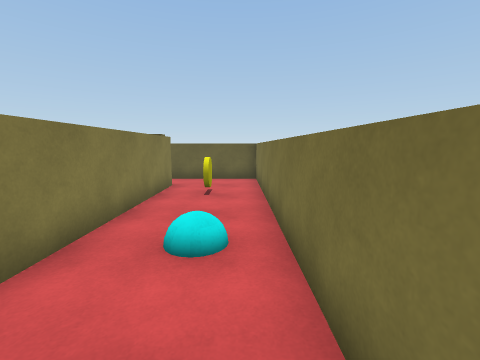
View 1 (above)

22 first-person views from a walk through a Unity game level. The camera is 1.5 m above the floor, tilts 8° down and sees 90° across. The floor is counted in squares, 1 m on a side. Each view is taken from the middle of a square. On the plan, view 1 faces up. The plan holds only what a view shows up to about 13 squares ahead; the rest is blank. The place goes on beyond the plan. The player is left out.

View 2
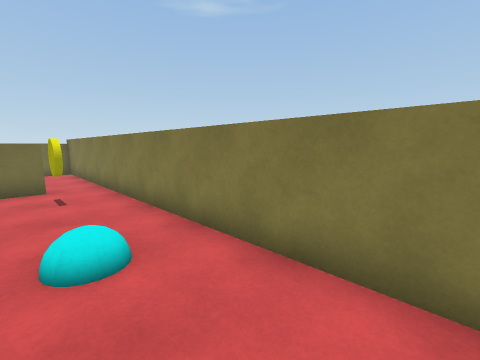

View 3
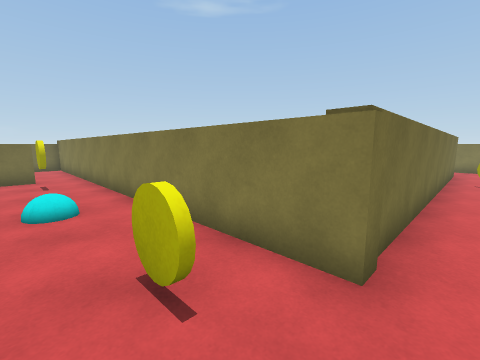

View 4
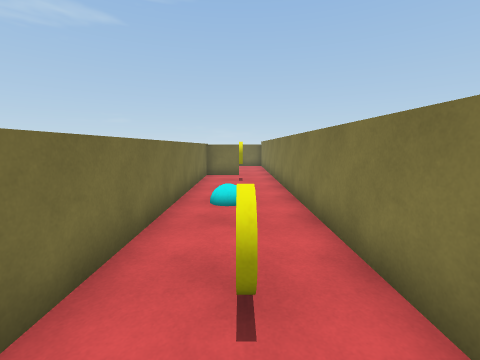

View 5
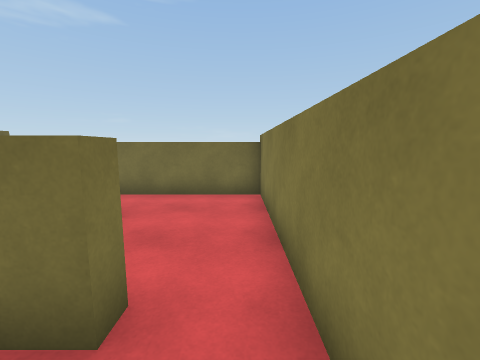

View 6
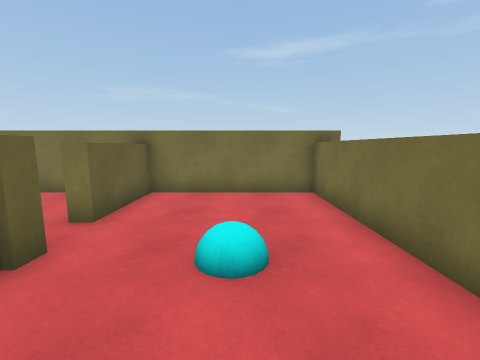

View 7
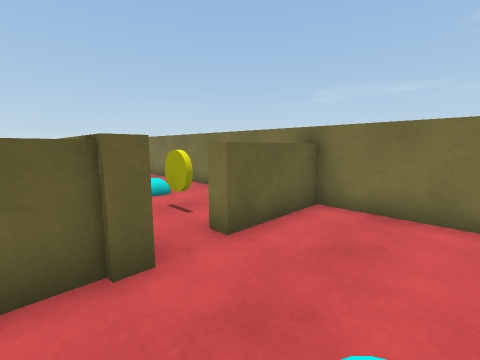

View 8
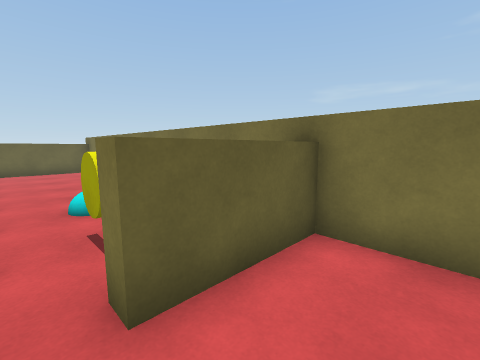

View 9
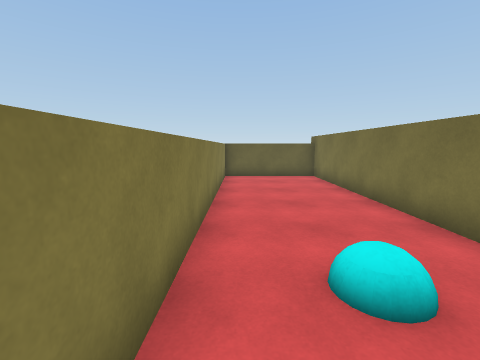

View 10
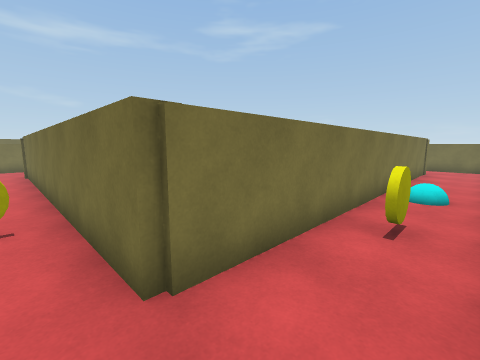

View 11
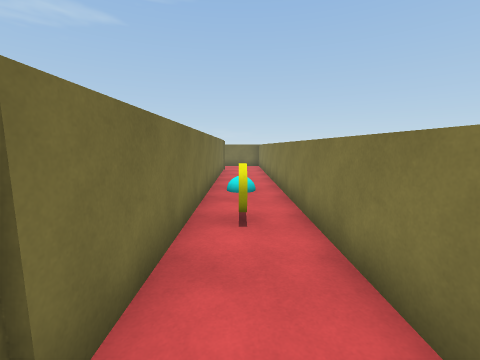

View 12
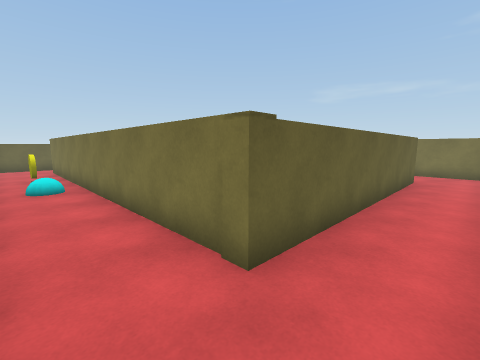

View 13
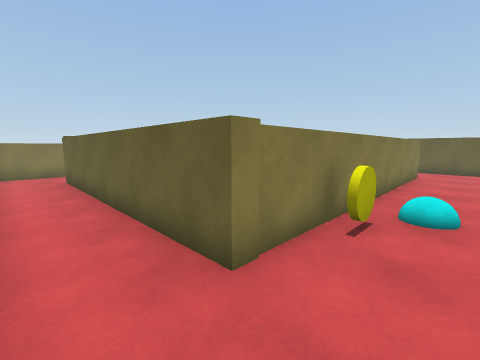

View 14
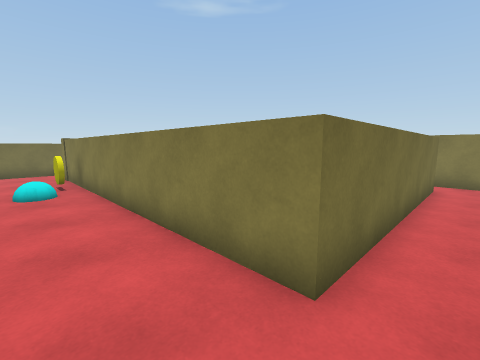

View 15
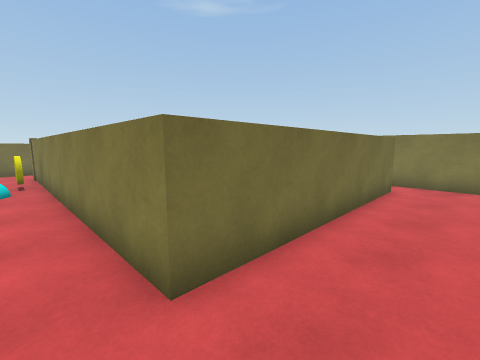

View 16
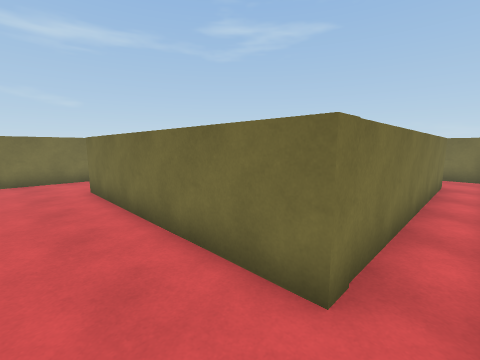

View 17
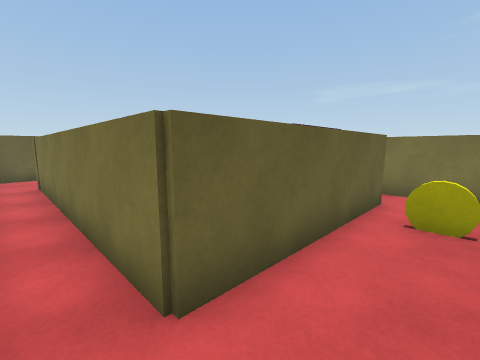

View 18
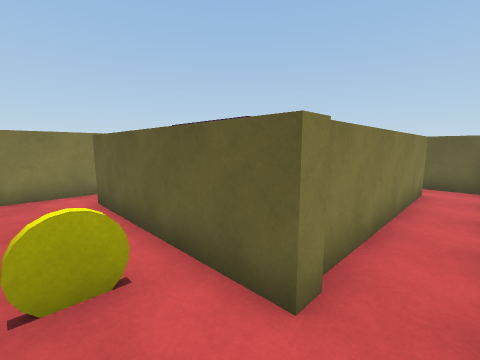

View 19
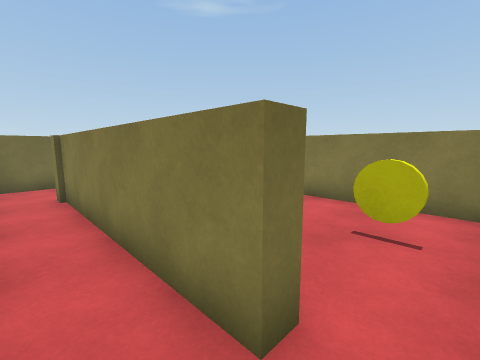

View 20
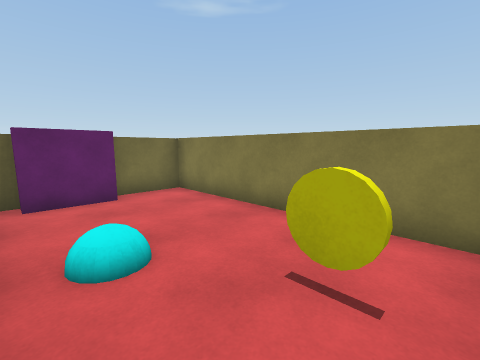

View 21
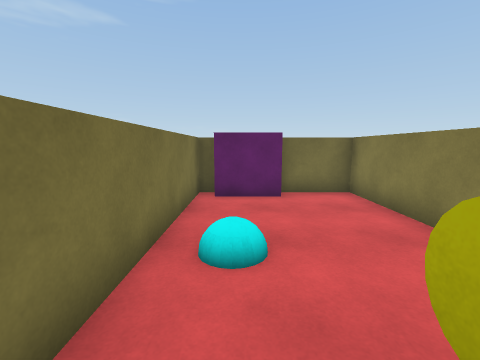

View 22
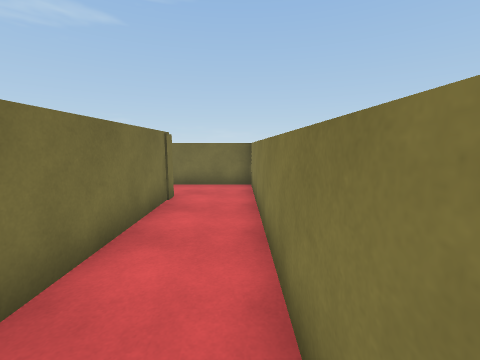

### Floor plan
Points are (right, up) in squares from view 1. A wall is a line through its corners. A room is listed if a view was taken in it or the views show most of it. See-through windows are left out.
Room 1 (views 1, 2, 3, 4, 5, 6, 7, 8)
walls: (-0.9, -3.1) (-0.9, -2.6) (0.8, -2.6); (0.9, -3.1) (-0.1, -3.1); (1.4, -3.3) (0.7, -3.3) (0.7, 11.1) (-3.2, 11.1); (5.9, -3.1) (2.6, -3.1) (2.6, -2.5); (5.8, -9.2) (5.8, -3); (-2.6, 9.1) (-2.6, -8.4) (5.8, -8.4)
ways out: opening at (2, -3) to room 2; opening at (-3, 10) to room 3
objects: yellow disc (-1, -1); other object (-1, 4); yellow disc (-1, 8); other object (1, -6)
Room 2 (view 9)
walls: (5.8, -3) (5.8, 11.1) (1.3, 11.1) (1.3, -0.4)
ways out: opening at (2, -3) to room 1
objects: yellow disc (3, -1); other object (3, 1)
Room 3 (views 10, 11, 12, 13, 14, 15, 16, 22)
walls: (-14.1, 6) (-6.1, 6) (-6.1, -6.1) (-15.9, -6.1) (-15.9, 9.1) (-2.6, 9.1); (-13.9, 8.6) (-15.1, 8.6); (-15.4, 8.1) (-15.4, 6.6); (-3.9, 8.6) (-6, 8.6); (-18.4, 10) (-18.4, -8); (-3.1, 5.2) (-3.1, 8.1); (-6.4, -8.4) (-4, -8.4); (-3.1, -8.1) (-3.1, -5.6); (-18.5, -8.4) (-15.4, -8.4)
ways out: opening at (-3, 10) to room 1; opening at (-15, 7) to room 4
objects: other object (-17, 2); yellow disc (-17, 5); yellow disc (-12, 10); yellow disc (-5, -3); other object (-5, -2)
Room 4 (views 17, 18, 19, 20)
walls: (-8.4, -5.6) (-6.9, -5.6); (-15.1, -5.6) (-13.9, -5.6); (-15.4, -2.9) (-15.4, -5.1); (-6.5, -5.1) (-6.5, -2.9); (-8.7, 4) (-8.2, 4) (-8.2, -3.3) (-14.1, -3.3) (-14.1, 6); (-6.9, 5.5) (-8.4, 5.5); (-15.4, 6.6) (-15.4, 5.6)
ways out: opening at (-15, 7) to room 3; opening at (-8.5, 5) to room 5
objects: yellow disc (-10, -5)
Room 5 (view 21)
walls: (-13.6, 5.1) (-13.6, -2.8) (-11.2, -2.8); (-11.2, -2.1) (-9.2, -2.1); (-8.7, -2.8) (-8.7, 4)
ways out: opening at (-8.5, 5) to room 4
objects: yellow disc (-11, 4); other object (-10, 2)

Where each view was taken, in squares from view 1:
view 1: 0 up, 0 right, facing up
view 2: 7 up, 0 right, facing down-left
view 3: 10 up, 0 right, facing down-left
view 4: 10 up, 1 left, facing down
view 5: 1 down, 2 left, facing down
view 6: 6 down, 2 left, facing right
view 7: 6 down, 0 right, facing up-right
view 8: 5 down, 2 right, facing up-right
view 9: 1 down, 2 right, facing up
view 10: 10 up, 18 left, facing down-right
view 11: 10 up, 17 left, facing down
view 12: 8 down, 18 left, facing up-right
view 13: 8 down, 4 left, facing up-left
view 14: 7 up, 4 left, facing down-left
view 15: 8 up, 5 left, facing down-left
view 16: 8 up, 15 left, facing down-right
view 17: 5 down, 15 left, facing up-right
view 18: 5 down, 7 left, facing up-left
view 19: 5 up, 7 left, facing down-left
view 20: 5 up, 9 left, facing down-left
view 21: 5 up, 10 left, facing down
view 22: 1 up, 18 left, facing down
